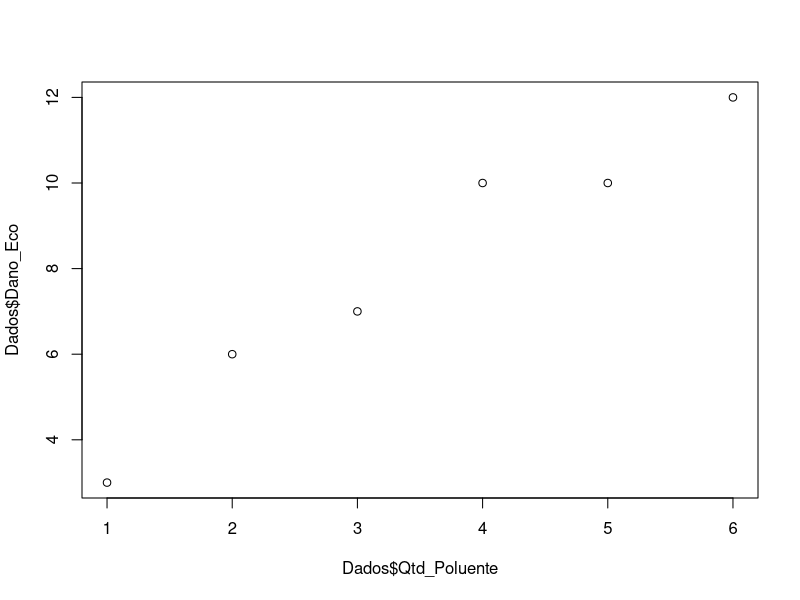

This figure's R source: (Note: this script raises an error after producing the figure.)
#Um biólogo pretende estudar a relação entre um determinado poluente
#despejado por uma fábrica em um riacho e o dano causado em curso
#d’água em um valor de dano qualquer.
#Para isso, ele monta a tabela ao lado com os dados que possui.

# montar a tabela
Dados <- data.frame(Qtd_Poluente = c(1, 2, 3, 4, 5, 6), Dano_Eco = c(3, 6,
7, 10, 10, 12))
Dados

#a) Um estudo da associação entre as variáveis Quantidade Poluente e Dano Ecológico. 
# Gráfico de dispersão
plot(Dados$Qtd_Poluente, Dados$Dano_Eco)

# covariância
cov(Dados$Qtd_Poluente, Dados$Dano_Eco)

# correlação linear de pearson 
cor(Dados$Qtd_Poluente, Dados$Dano_Eco) 

# gráfico de correlação
corrplot(cor(Dados), method="number")



#b) A Reta de Regressão Linear Simples no Gráfico de Dispersão.
plot(Dados$Qtd_Poluente, Dados$Dano_Eco,
     xlab = "Quantidade de Poluentes",
     ylab = "Dano Ecológico",
     main = "Gráfico de Dispersão com Reta de Regressão")
modelo <- lm(Dano_Eco ~ Qtd_Poluente, data = Dados) # ~ = DEPENDE
abline(modelo, col = "red")


#c) A Equação da Regressão Linear Simples.
summary(modelo)
# ALFA = 2.000
# beta = 1.7143
# y = 2.000 + 1.17143 * X + E
# Y = dano ecológico | X = quantidade de poluente


#d) Verificação da adequação do modelo (R² e Teste F).
summary(modelo) 
# R2 = 0.9524
# R2 ajustado, melhor para usar = 0.9405
# variável X explica 94% da variável Y
# Teste de F
# 0.0008642 <= 0.05


#e) Se a quantidade de poluente for 9µg/L, qual o dano ecológico esperado?
nova_obs <- data.frame(Qtd_Poluente = 9)
previsão <- predict(modelo, newdata = nova_obs)
previsão
# 17.4297


#f) Quais insights podemos obter?
# o estudo de associação 
# com base nisso o modelo fez uma previsão de que 
# é esperado que o dano ecológico seja de aproximadamente





